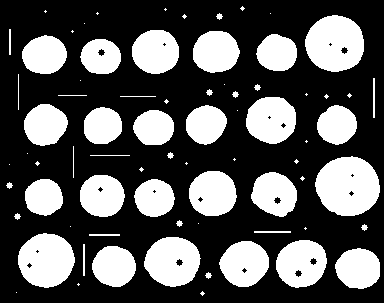
#> input picture src/assets/playground/coins-mask.png, 384 x 303 px
$ python playground_goldens_morphology.py
#> lines starting #> are read from the running program, lines starting #| are printed output that depends on the picture; after the words box and inside, x2 and y2 are one past the last pixel; in counts of white or black regions, pixels touching at a corner belong together
### scripts/figures/playground_restore_assets.py
"""Asset for the IP 09 lab (morphology-shapes): a binary mask of the skimage `coins` image with known clutter.

Clean mask: smooth the photograph (Gaussian, sigma 2), subtract a wide Gaussian background (sigma 50) so the bright
vignette in the top-left corner does not count as foreground, then threshold with Otsu's method. That gives exactly 24
solid coins and no other component. Clutter is then added with a fixed seed, so every problem has a known answer:

  * 40 specks (isolated blobs: 10 each of radius 0, 1, 2 and 3 pixels) in the background,
  * 10 thin scratches in the background (5 horizontal, 5 vertical, 1 or 2 pixels thick, 26 to 40 pixels long),
  * 18 round holes (6 each of radius 1, 2 and 3 pixels) inside the coins.

Licence of the photograph (skimage.data.coins docstring): Brooklyn Museum collection, no known copyright restrictions.

Run: .venv/bin/python scripts/figures/playground_restore_assets.py
Writes only src/assets/playground/coins-mask.png.
"""
from pathlib import Path

import numpy as np
from PIL import Image
from scipy import ndimage as ndi
from skimage import data, filters

OUT = Path(__file__).resolve().parents[2] / "src/assets/playground"
OUT.mkdir(parents=True, exist_ok=True)
SEED = 20261017


def clean_mask():
    c = data.coins().astype(float) / 255
    d = ndi.gaussian_filter(c, 2) - ndi.gaussian_filter(c, 50)
    return d > filters.threshold_otsu(d)


def build():
    rng = np.random.default_rng(SEED)
    clean = clean_mask()
    h, w = clean.shape
    yy, xx = np.mgrid[0:h, 0:w]
    inside = ndi.distance_transform_edt(clean)      # distance to the background, for coin pixels
    outside = ndi.distance_transform_edt(~clean)    # distance to the nearest coin, for background pixels
    mask = clean.copy()
    taken = np.zeros_like(clean)                    # footprints already used, to keep every piece isolated

    def free(shape_mask, margin):
        grown = ndi.binary_dilation(shape_mask, iterations=margin)
        return not (grown & taken).any()

    def place(shape_mask, margin=6):
        taken[ndi.binary_dilation(shape_mask, iterations=margin)] = True

    holes = []
    cand = np.argwhere(inside >= 10)
    radii = [1, 2, 3] * 6
    rng.shuffle(radii)
    for r in radii:
        for _ in range(10_000):
            y, x = cand[rng.integers(len(cand))]
            disk = (yy - y) ** 2 + (xx - x) ** 2 <= r * r
            if free(disk, 6):
                mask[disk] = False
                place(disk, 6)
                holes.append((int(y), int(x), r))
                break
        else:
            raise RuntimeError("could not place a hole")
    specks = []
    cand = np.argwhere((outside >= 10) & (yy >= 8) & (yy < h - 8) & (xx >= 8) & (xx < w - 8))
    radii = [0, 1, 2, 3] * 10
    rng.shuffle(radii)
    for r in radii:
        for _ in range(10_000):
            y, x = cand[rng.integers(len(cand))]
            disk = (yy - y) ** 2 + (xx - x) ** 2 <= r * r
            if free(disk, 6) and outside[disk].min() >= 8:
                mask[disk] = True
                place(disk, 6)
                specks.append((int(y), int(x), r))
                break
        else:
            raise RuntimeError("could not place a speck")
    scratches = []
    for k in range(10):
        horizontal = k < 5
        length, thick = int(rng.integers(26, 41)), 1 + k % 2
        for _ in range(10_000):
            y, x = cand[rng.integers(len(cand))]
            box = np.zeros_like(clean)
            if horizontal:
                box[y:y + thick, x:x + length] = True
            else:
                box[y:y + length, x:x + thick] = True
            if box.sum() == (box & (yy < h) & (xx < w)).sum() and (box & ((outside >= 8) & (yy >= 6) & (yy < h - 6) & (xx >= 6) & (xx < w - 6))).sum() == box.sum() and free(box, 6):
                mask[box] = True
                place(box, 6)
                scratches.append(("h" if horizontal else "v", int(y), int(x), length, thick))
                break
        else:
            raise RuntimeError("could not place a scratch")
    return clean, mask, holes, specks, scratches


# [7 lines that do not run on import are left out]

### scripts/figures/playground_goldens_morphology.py
"""Golden values for the morphology and labeling kit (src/lib/imagekit/morphology.ts, label.ts) and for the IP 09 lab
(src/lib/playground/labs/morphology-shapes.ts), computed with SciPy and scikit-image.

* Kit goldens: random binary images, every element shape and several sizes, all five operations (scipy.ndimage binary_*
  with an explicit footprint; pixels outside the image are background), the structuring elements themselves
  (skimage.morphology.disk / footprint_rectangle), and skimage.measure.label for 4- and 8-connectivity. The script also
  checks that skimage's own operations agree with SciPy away from the border (they pad differently at the border).
* Lab facts: the numbers quoted in the lab's text, computed on the exact asset src/assets/playground/coins-mask.png.

Run: .venv/bin/python scripts/figures/playground_goldens_morphology.py
Writes only scripts/tests/golden/morphology.json.
"""
import json
import warnings
from pathlib import Path

import numpy as np
from PIL import Image
from scipy import ndimage as ndi
from skimage import measure, morphology

warnings.filterwarnings("ignore")
ROOT = Path(__file__).resolve().parents[2]
OUT = ROOT / "scripts/tests/golden/morphology.json"
ST8 = np.ones((3, 3), int)


def footprint(shape, r):
    if shape == "disk":
        return morphology.disk(r).astype(bool)
    n = 2 * r + 1
    return {"square": np.ones((n, n), bool), "hline": np.ones((1, n), bool), "vline": np.ones((n, 1), bool)}[shape]


def apply(op, m, fp):
    if op == "erosion":
        return ndi.binary_erosion(m, fp, border_value=0)
    if op == "dilation":
        return ndi.binary_dilation(m, fp, border_value=0)
    if op == "opening":
        return ndi.binary_opening(m, fp, border_value=0)
    if op == "closing":
        return ndi.binary_closing(m, fp, border_value=0)
    return ndi.binary_dilation(m, fp, border_value=0) & ~ndi.binary_erosion(m, fp, border_value=0)


def bits(a):
    return "".join("1" if v else "0" for v in np.asarray(a).ravel())


def random_image(seed, h=30, w=36, sigma=1.4, level=0.15):
    f = ndi.gaussian_filter(np.random.default_rng(seed).standard_normal((h, w)), sigma)
    return f > np.quantile(f, 1 - level - 0.05 * (seed % 3))


SHAPES = ["disk", "square", "hline", "vline"]
OPS = ["erosion", "dilation", "opening", "closing", "gradient"]
SIZES = [1, 2, 3, 5]
g = {"images": [], "elements": {}, "labels": []}
for seed in (1, 2, 3):
    m = random_image(seed)
    case = {"h": m.shape[0], "w": m.shape[1], "mask": bits(m), "ops": {}}
    for shape in SHAPES:
        for r in SIZES:
            fp = footprint(shape, r)
            for op in OPS:
                out = apply(op, m, fp)
                case["ops"][f"{op}|{shape}|{r}"] = bits(out)
                # skimage agrees with SciPy away from the border, where the two pad differently.
                if shape in ("disk", "square") and op in ("erosion", "dilation", "opening", "closing"):
                    sk = {"erosion": morphology.erosion, "dilation": morphology.dilation, "opening": morphology.opening, "closing": morphology.closing}[op](m.astype(np.uint8), fp).astype(bool)
                    inner = (slice(2 * r + 1, -2 * r - 1), slice(2 * r + 1, -2 * r - 1))
                    assert (sk[inner] == out[inner]).all(), (op, shape, r)
    g["images"].append(case)
    for conn in (1, 2):
        lab = measure.label(m, connectivity=conn)
        g["labels"].append({"image": len(g["images"]) - 1, "connectivity": 4 if conn == 1 else 8, "count": int(lab.max()), "labels": [int(v) for v in lab.ravel()]})
# Holes: background components that do not touch the border, with the dual connectivity.
for case in g["images"]:
    m = np.array([c == "1" for c in case["mask"]]).reshape(case["h"], case["w"])
    lab, n = ndi.label(~m)                       # 4-connected background, for an 8-connected foreground
    touching = set(lab[0]) | set(lab[-1]) | set(lab[:, 0]) | set(lab[:, -1])
    case["holes8"] = int(sum(1 for k in range(1, n + 1) if k not in touching))
for shape in SHAPES:
    for r in range(1, 13):
        g["elements"][f"{shape}|{r}"] = bits(footprint(shape, r))

# ---- Lab facts on the exact asset.
m = np.asarray(Image.open(ROOT / "src/assets/playground/coins-mask.png")) > 127
#> m: shape (303, 384) bool; 33.8% white; 74 white regions (30 under 20 px), largest, box (x1, y1, x2, y2) and area: (315, 156, 380, 216) 2990, (305, 15, 364, 72) 2598, (18, 233, 75, 288) 2383
h, w = m.shape
#> h = 303; w = 384


def stats(out, small_limit=200):
    lab, n = ndi.label(m, ST8)
    areas = np.bincount(lab.ravel())[1:]
    small_ids = [i + 1 for i in range(n) if areas[i] < small_limit]
    gone = sum(1 for i in small_ids if not out[lab == i].any())
    lo, no = ndi.label(out, ST8)
    hl, nh = ndi.label(~out)
    touching = set(hl[0]) | set(hl[-1]) | set(hl[:, 0]) | set(hl[:, -1])
    coin_px = np.isin(lab, [i + 1 for i in range(n) if areas[i] >= small_limit])      # pixels of the 24 coins in the input
    return dict(area_in=int(m.sum()), area_out=int(out.sum()), area_change_pct=float(100 * (out.sum() - m.sum()) / m.sum()),
                coin_area_in=int(coin_px.sum()), coin_area_out=int((out & coin_px).sum()), coin_change_pct=float(100 * ((out & coin_px).sum() - coin_px.sum()) / coin_px.sum()),
                comps_in=int(n), comps_out=int(no), small_in=len(small_ids), small_gone=int(gone),
                holes_out=int(sum(1 for k in range(1, nh + 1) if k not in touching)))


hl0, nh0 = ndi.label(~m)
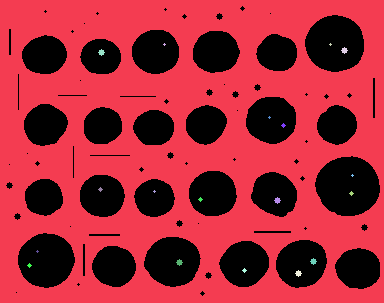
#> hl0: shape (303, 384) int32; 20 distinct labels, from 0 to 19; one colour per label, 0 black
#> nh0 = 19
touch0 = set(hl0[0]) | set(hl0[-1]) | set(hl0[:, 0]) | set(hl0[:, -1])
#> touch0 = 1 item
lab0, n0 = ndi.label(m, ST8)
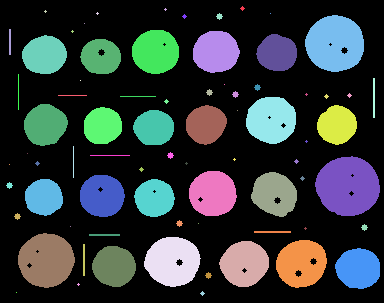
#> lab0: shape (303, 384) int32; 75 distinct labels, from 0 to 74; one colour per label, 0 black
#> n0 = 74
areas0 = np.bincount(lab0.ravel())[1:]
#> areas0 = 74 values, max 2990 at index 41, min 1 at index 5, mean 530.7
lab4, n4 = ndi.label(m)
#> n4 = 74
facts = {"w": w, "h": h, "holes_in": int(sum(1 for k in range(1, nh0 + 1) if k not in touch0)), "comps8": int(n0), "comps4": int(n4),
         "small_areas": sorted(int(a) for a in areas0 if a < 200), "coin_areas": sorted(int(a) for a in areas0 if a >= 200), "cases": {}}
for op, shape, r in [("opening", "disk", 4), ("closing", "disk", 4), ("opening", "hline", 4), ("opening", "vline", 4), ("opening", "square", 4), ("closing", "hline", 4),
                     ("erosion", "disk", 4), ("dilation", "disk", 4), ("gradient", "disk", 4), ("opening", "disk", 1), ("opening", "disk", 3), ("closing", "disk", 3),
                     ("dilation", "disk", 12), ("closing", "disk", 12), ("opening", "disk", 20), ("opening", "disk", 16), ("opening", "disk", 18), ("closing", "disk", 8)]:
    out = apply(op, m, footprint(shape, r))
    facts["cases"][f"{op}|{shape}|{r}"] = stats(out)
#> this loop made 18 passes
#> pass 1, in stats, `lo, no = ndi.label(out, ST8)`:
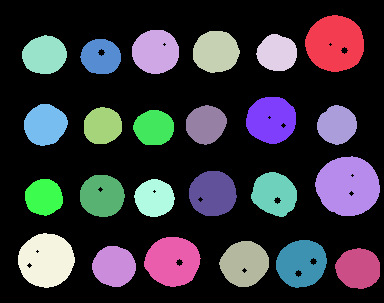
#> lo: shape (303, 384) int32; 25 distinct labels, from 0 to 24; one colour per label, 0 black
#> after the loop: out: shape (303, 384) bool; 37% white; 40 white regions (25 under 20 px), largest, box (x1, y1, x2, y2) and area: (18, 172, 376, 289) 14553, (78, 13, 240, 74) 4583, (311, 93, 376, 231) 4397
#> after the loop, facts = 8 items
# The smallest coin and the first size at which a disk opening makes a coin disappear.
coin_ids = [i + 1 for i in range(n0) if areas0[i] >= 200]
#> coin_ids = [8, 12, 13, 14, 15, 16, 29, 31, 32, 33, 34, 35, 42, 49, 50, 51, 53, 54, 63, 65, 66, 67, 69, 70]
inscribed = []
for i in coin_ids:
    inscribed.append(float(ndi.distance_transform_edt(lab0 == i).max()))
#> this loop made 24 passes
#> i on passes 1 to 12: 8, 12, 13, 14, 15, 16, 29, 31, 32, 33, 34, 35
#> after the loop, inscribed = [15.3, 16.97, 21, 17.72, 18.97, 9.85, 12.08, 19.85, 18.38, 18.38, 18.25, 17.72, 18.38, 17.49, 13.6, 13.42, 17.72, 12.17, 19.42, 15.81, 14.32, 14, 19.92, 20.1]
facts["inscribed_radius_min"] = min(inscribed)
facts["inscribed_radius_max"] = max(inscribed)
sweep = {}
for r in range(1, 25):
    sweep[r] = int(ndi.label(ndi.binary_opening(m, footprint("disk", r), border_value=0), ST8)[1])
#> after the loop, sweep = 24 items
facts["opening_disk_components"] = sweep
import sys

sys.path.insert(0, str(Path(__file__).resolve().parent))
from playground_restore_assets import build  # noqa: E402

clean, mask, holes, specks, scratches = build()
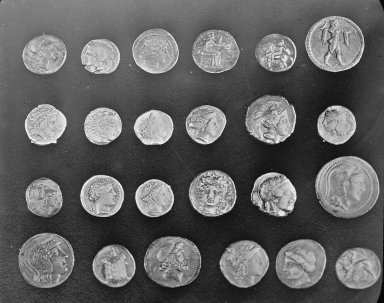
#> input picture skimage.data.coins(), 384 x 303 px
#> in clean_mask, `return d > filters.threshold_otsu(d)`: returned value: shape (303, 384) bool; 33.2% white; 24 white regions, largest, box (x1, y1, x2, y2) and area: (315, 156, 380, 216) 3008, (305, 15, 364, 72) 2632, (18, 233, 75, 288) 2401
#> in build, `outside = ndi.distance_transform_edt(~clean)`:
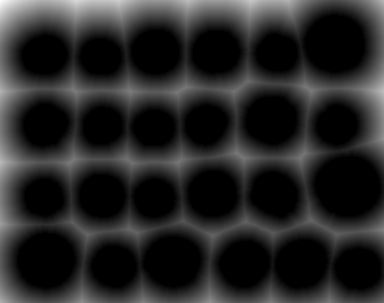
#> outside: shape (303, 384) float64; min 0, max 50.61, mean 7.8; drawn with min black and max white
#> in build, `cand = np.argwhere(inside >= 10)`: cand = 12658 pairs, first value 25 to 278, second value 27 to 370
#> after the loop in build, `for r in radii:`: disk: shape (303, 384) bool; 0.02% white; 1 white region, box (x1, y1, x2, y2) and area: (295, 270, 302, 277) 29
#> after the loop in build, `for r in radii:`: holes = [(191, 154, 1), (193, 351, 2), (261, 313, 3), (265, 29, 2), (199, 200, 2), (251, 37, 1), (175, 352, 1), (44, 330, 1), (189, 100, 2), (270, 244, 2), (50, 344, 3), (52, 101, 3), (117, 269, 1), (262, 179, 3), (44, 164, 1), (125, 283, 2), (200, 277, 3), (273, 298, 3)]
#> in build, `cand = np.argwhere((outside >= 10) & (yy >= 8) & (yy < h - 8) & (xx >=..`: cand = 30817 pairs, first value 8 to 294, second value 8 to 375
#> after the loop in build, `for r in radii:`: disk: shape (303, 384) bool; 0% white in thin lines or dots, all inside (x1, y1, x2, y2) = (84, 23, 85, 24)
#> after the loop in build, `for r in radii:`:
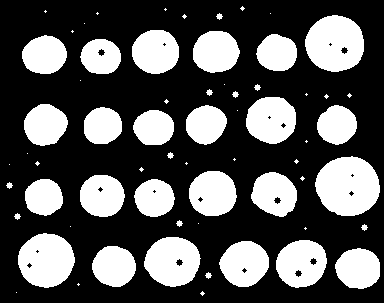
#> mask: shape (303, 384) bool; 33.3% white; 64 white regions (30 under 20 px), largest, box (x1, y1, x2, y2) and area: (315, 156, 380, 216) 2990, (305, 15, 364, 72) 2598, (18, 233, 75, 288) 2383
#> after the loop in build, `for r in radii:`: specks = 40 items, first 6: (31, 72, 1), (16, 184, 2), (226, 70, 0), (101, 166, 2), (185, 9, 3), (141, 306, 1)
#> after the loop in build, `for k in range(10):`:
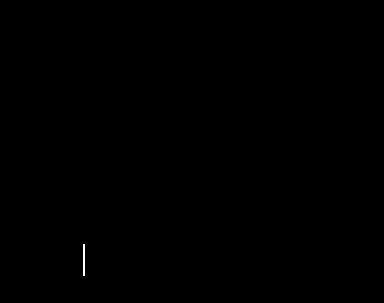
#> box: shape (303, 384) bool; 0.06% white in thin lines or dots, all inside (x1, y1, x2, y2) = (83, 244, 85, 276)
#> after the loop in build, `for k in range(10):`: scratches = [('h', 96, 120, 36, 1), ('h', 234, 89, 31, 2), ('h', 155, 90, 40, 1), ('h', 231, 254, 37, 2), ('h', 95, 58, 29, 1), ('v', 78, 373, 40, 2), ('v', 74, 18, 36, 1), ('v', 29, 9, 26, 2), ('v', 146, 73, 32, 1), ('v', 244, 83, 32, 2)]
assert (mask == m).all(), "the asset PNG is out of date: run playground_restore_assets.py"
hc, nhc = ndi.label(~clean)
#> nhc = 1
touch_c = set(hc[0]) | set(hc[-1]) | set(hc[:, 0]) | set(hc[:, -1])
#> touch_c = 1 item
facts["clean"] = {"components": int(ndi.label(clean, ST8)[1]), "holes": int(sum(1 for k in range(1, nhc + 1) if k not in touch_c)), "area": int(clean.sum()),
                  "pixels_differing_from_input": int((clean != m).sum()), "holes_added": len(holes), "specks_added": len(specks), "scratches_added": len(scratches)}
g["lab"] = facts
OUT.write_text(json.dumps(g))
#> (the run stopped early here; a loop or call above may not have finished)
